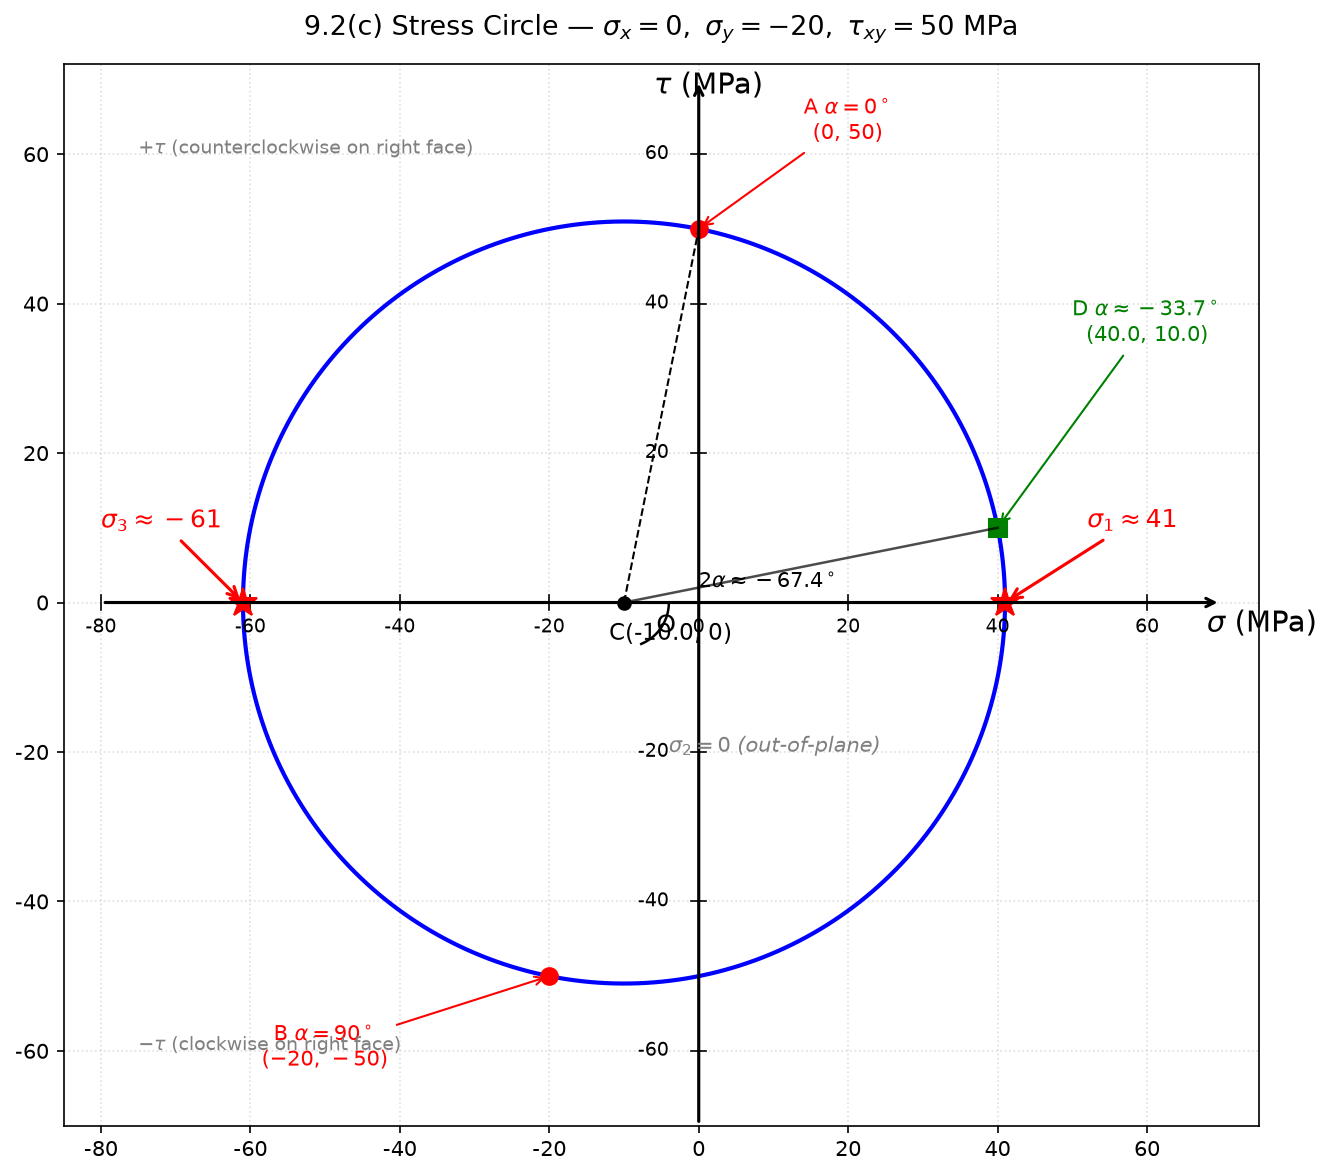

Python code for this plot:
"""
9.2(c) 正确应力圆：σₓ=0, σᵧ=-20 MPa, τₓᵧ=50 MPa
教材答案校验：指定斜截面 α≈-33.7° 时 σ_α=40, τ_α=10
"""

import numpy as np
import matplotlib.pyplot as plt

plt.rcParams['font.sans-serif'] = ['DejaVu Sans']
plt.rcParams['axes.unicode_minus'] = False
plt.rcParams['text.usetex'] = False

# ── 正确的原始应力 ────────────────────────────────────────────────────────
sigma_x = 0       # x 截面（左右竖直面）的正应力
sigma_y = -20     # y 截面（上下水平面）的正应力（压应力）
tau_xy  = 50      # 切应力（右面的 τ 向上 = +50）

center_sigma = (sigma_x + sigma_y) / 2          # -10
center_tau   = 0
radius       = np.sqrt(((sigma_x - sigma_y) / 2)**2 + tau_xy**2)  # sqrt(10^2+50^2)=sqrt(2600)≈50.99

sigma1 = center_sigma + radius    # ≈ 40.99
sigma2 = 0                        # z 方向
sigma3 = center_sigma - radius    # ≈ -60.99

print(f"圆心: ({center_sigma}, {center_tau})")
print(f"半径: {radius:.2f}")
print(f"主应力: σ₁={sigma1:.2f}, σ₂=0, σ₃={sigma3:.2f}")

# ── 画布 ──────────────────────────────────────────────────────────────────
fig, ax = plt.subplots(figsize=(9, 8))

# ── 坐标轴 ───────────────────────────────────────────────────────────────
# σ 轴
ax.annotate('', xy=(70, 0), xytext=(-80, 0),
            arrowprops=dict(arrowstyle='->', lw=1.5))
# τ 轴
ax.annotate('', xy=(0, 70), xytext=(0, -70),
            arrowprops=dict(arrowstyle='->', lw=1.5))

ax.text(68, -4, r'$\sigma$ (MPa)', fontsize=14)
ax.text(-6, 68, r'$\tau$ (MPa)', fontsize=14)
ax.text(-3, -4, 'O', fontsize=12, ha='right')

# σ 轴刻度
for s in range(-80, 80, 20):
    ax.plot([s, s], [-1, 1], 'k', lw=0.8)
    ax.text(s, -4, str(s), fontsize=9, ha='center')
# τ 轴刻度
for t in range(-60, 70, 20):
    if t == 0:
        continue
    ax.plot([-1, 1], [t, t], 'k', lw=0.8)
    ax.text(-4, t, str(t), fontsize=9, va='center', ha='right')

# ── 应力圆 ────────────────────────────────────────────────────────────────
theta = np.linspace(0, 2 * np.pi, 300)
sig_circle = center_sigma + radius * np.cos(theta)
tau_circle = center_tau + radius * np.sin(theta)
ax.plot(sig_circle, tau_circle, 'b-', lw=2, label='stress circle')

# ── 圆心标注 ──────────────────────────────────────────────────────────────
ax.plot(center_sigma, center_tau, 'ko', ms=6)
ax.text(center_sigma - 2, center_tau - 5,
        f'C({center_sigma}, 0)', fontsize=11, color='black')

# ── 关键点 1：α=0°（x 截面，右面） (σₓ, τₓᵧ) = (0, 50) ────────────────
ax.plot(0, 50, 'ro', ms=8)
ax.annotate(r'A $\alpha=0^\circ$' + '\n' + r'$(0,\,50)$',
            xy=(0, 50), xytext=(20, 62),
            fontsize=10, color='red',
            arrowprops=dict(arrowstyle='->', color='red'),
            ha='center')

# ── 关键点 2：α=90°（y 截面，上面） (σᵧ, -τₓᵧ) = (-20, -50) ──────────
ax.plot(-20, -50, 'ro', ms=8)
ax.annotate(r'B $\alpha=90^\circ$' + '\n' + r'$(-20,\,-50)$',
            xy=(-20, -50), xytext=(-50, -62),
            fontsize=10, color='red',
            arrowprops=dict(arrowstyle='->', color='red'),
            ha='center')

# ── 主应力点（圆与 σ 轴交点） ─────────────────────────────────────────────
# σ₁ ≈ 40.99（圆右交点）
ax.plot(sigma1, 0, 'r*', ms=14)
ax.annotate(r'$\sigma_1 \approx 41$', xy=(sigma1, 0), xytext=(52, 10),
            fontsize=12, color='red', fontweight='bold',
            arrowprops=dict(arrowstyle='->', color='red', lw=1.5))

# σ₃ ≈ -60.99（圆左交点）
ax.plot(sigma3, 0, 'r*', ms=14)
ax.annotate(r'$\sigma_3 \approx -61$', xy=(sigma3, 0), xytext=(-80, 10),
            fontsize=12, color='red', fontweight='bold',
            arrowprops=dict(arrowstyle='->', color='red', lw=1.5))

# σ₂ = 0（z 方向，平面外）
ax.text(-4, -20, r'$\sigma_2 = 0$ (out-of-plane)',
        fontsize=10, color='gray', fontstyle='italic')

# ── 教材答案验证点：解出 2α ≈ -67.38° (α ≈ -33.69°) → σ=40, τ=10 ─────
# 方程: A+5B=1, A²+B²=1 → A=sin2α=-12/13, B=cos2α=5/13
two_alpha = np.degrees(np.arctan2(-12, 5))          # ≈ -67.38°
alpha_sol = two_alpha / 2                            # ≈ -33.69°
sigma_at_alpha = -10 + 10 * np.cos(np.radians(two_alpha)) - 50 * np.sin(np.radians(two_alpha))
tau_at_alpha   =  10 * np.sin(np.radians(two_alpha)) + 50 * np.cos(np.radians(two_alpha))
print(f"验证点 2α={two_alpha:.2f}°, α={alpha_sol:.2f}°: σ={sigma_at_alpha:.2f}, τ={tau_at_alpha:.2f}")

ax.plot(sigma_at_alpha, tau_at_alpha, 'gs', ms=9)
ax.annotate(r'D $\alpha \approx -33.7^\circ$' + f'\n({sigma_at_alpha:.1f}, {tau_at_alpha:.1f})',
            xy=(sigma_at_alpha, tau_at_alpha), xytext=(60, 35),
            fontsize=10, color='green',
            arrowprops=dict(arrowstyle='->', color='green'),
            ha='center')

# ── 画半径 CA（基准 α=0°）和 CD（α=-33.7°），标 2α 弧 ───────────────────
ax.plot([center_sigma, 0], [center_tau, 50], 'k--', lw=1)
ax.plot([center_sigma, sigma_at_alpha], [center_tau, tau_at_alpha], 'k-', lw=1.2, alpha=0.7)

# 2α ≈ -67.38° 的弧
arc_r = 6
arc_theta_vals = np.linspace(np.radians(0), np.radians(two_alpha), 40)
ax.plot(center_sigma + arc_r * np.cos(arc_theta_vals),
        center_tau + arc_r * np.sin(arc_theta_vals),
        'k-', lw=1.2)
ax.text(center_sigma + 10, center_tau + 2,
        r'$2\alpha \approx -67.4^\circ$', fontsize=10)

# ── 切应力符号说明 ────────────────────────────────────────────────────────
ax.text(-75, 60, r'$+\tau$ (counterclockwise on right face)',
        fontsize=9, color='gray', ha='left')
ax.text(-75, -60, r'$-\tau$ (clockwise on right face)',
        fontsize=9, color='gray', ha='left')

# ── 标题 ──────────────────────────────────────────────────────────────────
ax.set_title(
    r'9.2(c) Stress Circle — $\sigma_x=0,\ \sigma_y=-20,\ \tau_{xy}=50$ MPa',
    fontsize=13, pad=14)

ax.set_xlim(-85, 75)
ax.set_ylim(-70, 72)
ax.set_aspect('equal')
ax.grid(True, linestyle=':', alpha=0.4)

plt.tight_layout()
plt.savefig('/workspace/stress_circle_9_2c_v2.png', dpi=150, bbox_inches='tight')
print("应力圆图已保存: /workspace/stress_circle_9_2c_v2.png")
